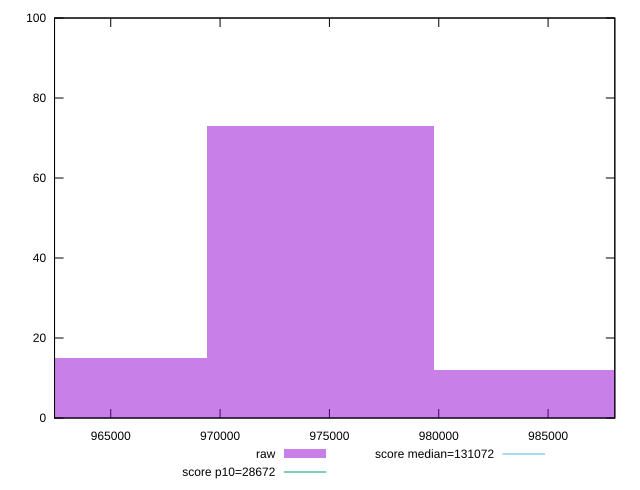

Write gnuplot code to recreate this figure.
reset

$raw <<EOF
964220.4563991589 15
974588.4182959241 73
984956.3801926892 12
EOF

set key outside below
set boxwidth 10367.96189676515
set xrange [962430.055786111:988051.3920333335]
set yrange [0:100]
set trange [0:100]
set style fill transparent solid 0.5 noborder

set parametric
set terminal svg size 640, 490 enhanced background rgb 'white'
set output "reports/report_00033_2021-03-01T14-23-16.841Z/uses-long-cache-ttl/samples/astro/raw/histogram.svg"

plot $raw title "raw" with boxes, \
     28672,t title "score p10=28672", \
     131072,t title "score median=131072"

reset
